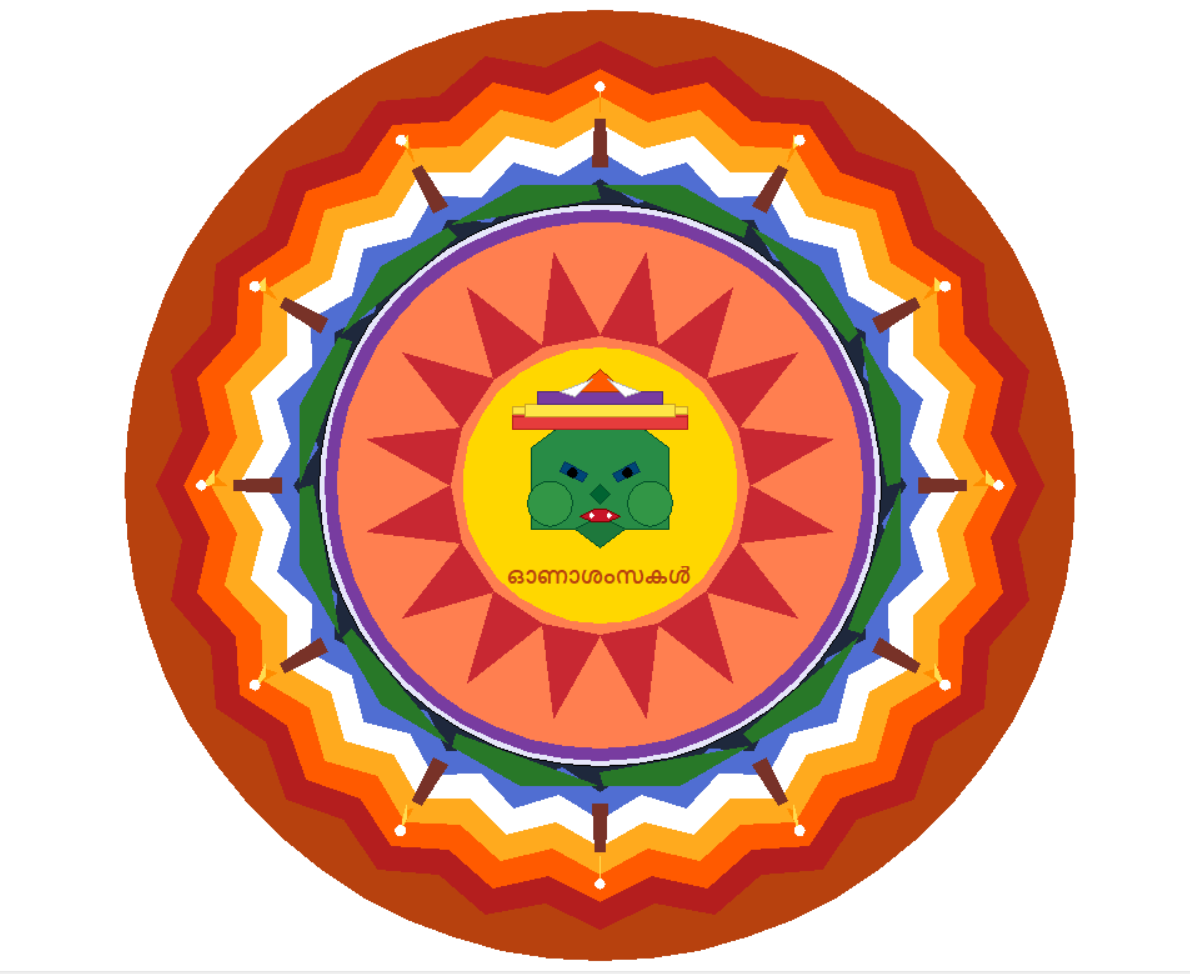

Python code for this plot:
#Pookkalam design with Kathakali
import turtle
import math

#Setup
W = 1000
screen = turtle.Screen()
screen.setup(W, W)
screen.title("Code a Pookkalam - Kathakali Edition")
screen.bgcolor("white")
t = turtle.Turtle(visible=False)
t.speed(0)
turtle.colormode(255)

def move(x, y):
    t.penup(); t.goto(x, y); t.pendown()

def circle_at(cx, cy, r, fill=None, outline=None, pensize=1):
    if outline is not None:
        t.pencolor(outline)
    t.pensize(pensize)
    if fill is not None:
        t.fillcolor(fill); t.begin_fill()
    move(cx, cy - r)
    t.setheading(0)
    t.circle(r)
    if fill is not None:
        t.end_fill()

def poly(points, fill=None, outline=None, pensize=1):
    if outline is not None:
        t.pencolor(outline)
    t.pensize(pensize)
    if fill is not None:
        t.fillcolor(fill); t.begin_fill()
    move(points[0][0], points[0][1])
    for x, y in points[1:]:
        t.goto(x, y)
    t.goto(points[0][0], points[0][1])
    if fill is not None:
        t.end_fill()

def ring_star_zig(radius_outer, radius_inner, spikes, palette):
    step = 360 / spikes
    for band, col in enumerate(palette):
        r1 = radius_outer - band * 22
        r2 = r1 - 18
        pts = []
        ang = 0
        for i in range(spikes):
            a1 = math.radians(ang)
            a2 = math.radians(ang + step/2)
            a3 = math.radians(ang + step)
            pts.append((r1*math.cos(a1), r1*math.sin(a1)))
            pts.append((r2*math.cos(a2), r2*math.sin(a2)))
            pts.append((r1*math.cos(a3), r1*math.sin(a3)))
            ang += step
        poly(pts, fill=col, outline=col)

    circle_at(0, 0, radius_inner, fill="lavender", outline="black")

def petal_ring(r_base, petal_len, petals, color):
    step = 360 / petals
    for i in range(petals):
        a = math.radians(i * step)
        aL = math.radians(i * step + step/2)
        base = (r_base*math.cos(a), r_base*math.sin(a))
        tip = ((r_base+petal_len)*math.cos(aL), (r_base+petal_len)*math.sin(aL))
        a2 = math.radians((i+1)*step)
        base2 = (r_base*math.cos(a2), r_base*math.sin(a2))
        poly([base, tip, base2], fill=color, outline=color)

def leaf_ring(r, leaves, leaf_len, leaf_w, color):
    step = 360 / leaves
    for i in range(leaves):
        a = math.radians(i * step)
        c = (r*math.cos(a), r*math.sin(a))
        a2 = a + math.radians(step/2)
        tip = ((r+leaf_len)*math.cos(a2), (r+leaf_len)*math.sin(a2))
        left = ((r+leaf_w)*math.cos(a2+0.25), (r+leaf_w)*math.sin(a2+0.25))
        right = ((r+leaf_w)*math.cos(a2-0.25), (r+leaf_w)*math.sin(a2-0.25))
        poly([c, left, tip, right], fill=color, outline=color)

def torch_ring(r, count, shaft, flame, shaft_color=(120,50,40)):
    step = 360 / count
    for i in range(count):
        a = math.radians(i * step)
        base = (r*math.cos(a), r*math.sin(a))
        mid = ((r+shaft)*math.cos(a), (r+shaft)*math.sin(a))
        poly([
            (base[0]-6*math.sin(a), base[1]+6*math.cos(a)),
            (base[0]+6*math.sin(a), base[1]-6*math.cos(a)),
            (mid[0]+4*math.sin(a), mid[1]-4*math.cos(a)),
            (mid[0]-4*math.sin(a), mid[1]+4*math.cos(a))
        ], fill=shaft_color, outline=shaft_color)
        flame_base = ((r+shaft+6)*math.cos(a), (r+shaft+6)*math.sin(a))
        flame_tip = ((r+shaft+flame)*math.cos(a), (r+shaft+flame)*math.sin(a))
        poly([flame_base,
              ((flame_base[0]+flame_tip[0])/2, (flame_base[1]+flame_tip[1])/2 + 8),
              flame_tip],
             fill=(255,140,0), outline=(255,140,0))
        poly([((flame_base[0]+flame_tip[0])/2, (flame_base[1]+flame_tip[1])/2 + 2),
              ((flame_base[0]+flame_tip[0])/2, (flame_base[1]+flame_tip[1])/2 + 12),
              (flame_tip[0], flame_tip[1]-2)],
             fill=(255,220,80), outline=(255,220,80))
        circle_at(flame_tip[0], flame_tip[1], 4, fill="white", outline="white")

# Base disc
circle_at(0, 0, 380, fill="#B7410E", outline="#B7410E")

#Outer Bands
palette = [
    (180, 30, 30),
    (255, 90, 0),
    (255, 170, 30),
    (255, 255, 255),
    (80, 110, 210),
    (30, 40, 60),
]
ring_star_zig(radius_outer=355, radius_inner=225, spikes=24, palette=palette)

circle_at(0, 0, 220, fill=(120, 60, 160), outline=(120, 60, 160))
leaf_ring(r=230, leaves=12, leaf_len=18, leaf_w=10, color=(40,120,40))
torch_ring(r=255, count=12, shaft=38, flame=26)
circle_at(0, 0, 210, fill="coral", outline="coral")
petal_ring(r_base=120, petal_len=70, petals=16, color=(200, 40, 50))
circle_at(0, 0, 110, fill="gold", outline="gold")

#Kathakali face
FACE_YSHIFT = -25
def adj(y): return y + FACE_YSHIFT

#Face base
poly([(-55, adj(-10)), (55, adj(-10)), (55, adj(55)), (35, adj(70)), (-35, adj(70)), (-55, adj(55))],
     fill=(40, 140, 70), outline=(0, 80, 40))

#Face cheeks
circle_at(-40, adj(10), 18, fill=(50,150,70), outline=(0,80,40))
circle_at( 40, adj(10), 18, fill=(50,150,70), outline=(0,80,40))

#Face chin
poly([(-20,adj(-10)),(0,adj(-25)),(20,adj(-10)),(0,adj(0))],
     fill=(30,120,60), outline=(0,80,40))

#Eyes
poly([(-32,adj(36)),(-14,adj(28)),(-10,adj(34)),(-28,adj(44))],
     fill=(0,70,120), outline=(0,50,90))
poly([( 32,adj(36)),( 14,adj(28)),( 10,adj(34)),( 28,adj(44))],
     fill=(0,70,120), outline=(0,50,90))
circle_at(-22, adj(35), 4, fill="black", outline="black")
circle_at( 22, adj(35), 4, fill="black", outline="black")

#Nose
poly([(-8,adj(18)),(0,adj(10)),(8,adj(18)),(0,adj(26))],
     fill=(0,100,50), outline=(0,80,40))

#Mouth
poly([(-16,adj(0)),(-6,adj(-4)),(6,adj(-4)),(16,adj(0)),(4,adj(6)),(-4,adj(6))],
     fill=(200, 20, 40), outline=(120,0,0))
circle_at(-7,adj(1),1.5, fill="white", outline="white")
circle_at( 7,adj(1),1.5, fill="white", outline="white")

#Forehead bands
poly([(-70,adj(70)),(70,adj(70)),(70,adj(76)),(-70,adj(76))],
     fill=(255,255,255), outline=(200,200,200))
poly([(-70,adj(76)),(70,adj(76)),(70,adj(82)),(-70,adj(82))],
     fill=(230,60,60), outline=(180,30,30))
poly([(-70,adj(82)),(70,adj(82)),(70,adj(88)),(-70,adj(88))],
     fill=(255,230,70), outline=(200,160,40))

#Crown layers
poly([(-70,adj(70)),(70,adj(70)),(70,adj(80)),(-70,adj(80))],
     fill=(230,60,60), outline=(180,30,30))
poly([(-60,adj(80)),(60,adj(80)),(60,adj(90)),(-60,adj(90))],
     fill=(255,230,70), outline=(200,160,40))
poly([(-50,adj(90)),(50,adj(90)),(50,adj(100)),(-50,adj(100))],
     fill=(120,60,160), outline=(80,40,120))

#Crest
poly([(-20,adj(100)),(0,adj(118)),(20,adj(100))],
     fill=(255,90,0), outline=(160,50,0))
poly([(-32,adj(100)),(-6,adj(110)),(-20,adj(96))],
     fill=(255,255,255), outline=(180,180,180))
poly([( 32,adj(100)),( 6,adj(110)),( 20,adj(96))],
     fill=(255,255,255), outline=(180,180,180))

#Happy Onam text
t.penup()
t.goto(0, -83)   
t.color((183, 65, 14))  
t.write("ഓണാശംസകൾ", align="center", font=("Karthika", 11, "bold"))
t.pendown()

t.hideturtle()
turtle.done()
